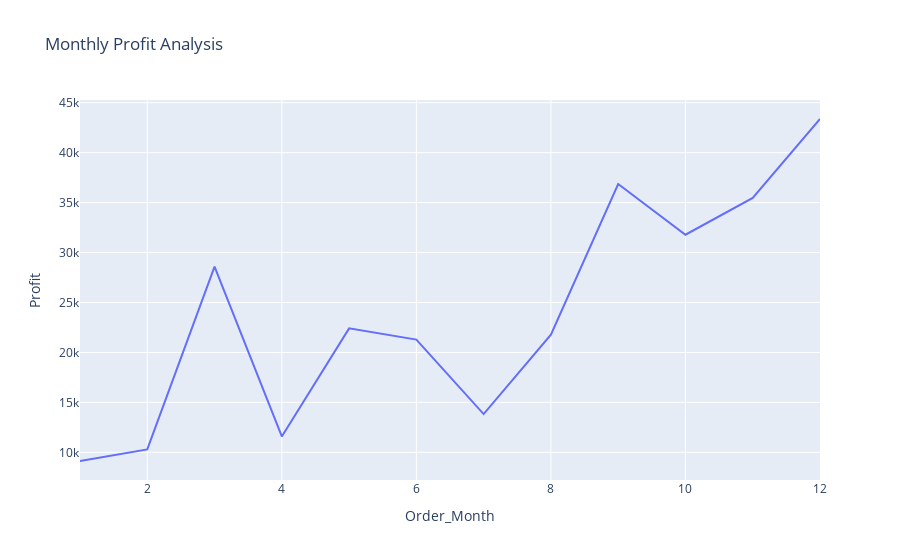

The notebook cell saved with this chart:
### Markdown cell above
# 4.Monthly Profit Analysis

### Code cell
monthly_profit=df.groupby('Order_Month')['Profit'].sum().reset_index()
fig=px.line(monthly_profit,
           x='Order_Month',
           y='Profit',
           title='Monthly Profit Analysis')
fig.show()

### Figure 1 — Plotly figure (JSON) as saved in the notebook; plotly's stock layout.template omitted (floating-point values rounded to 4 significant figures)
{"data": [{"hovertemplate": "Order_Month=%{x}<br>Profit=%{y}<extra></extra>", "legendgroup": "", "line": {"color": "#636efa", "dash": "solid"}, "marker": {"symbol": "circle"}, "mode": "lines", "name": "", "orientation": "v", "showlegend": false, "type": "scatter", "x": [1, 2, 3, 4, 5, 6, 7, 8, 9, 10, 11, 12], "xaxis": "x", "y": [9134.0, 10290.0, 28590.0, 11590.0, 22410.0, 21290.0, 13830.0, 21780.0, 36860.0, 31780.0, 35470.0, 43370.0], "yaxis": "y"}], "layout": {"autosize": true, "legend": {"tracegroupgap": 0}, "title": {"text": "Monthly Profit Analysis"}, "xaxis": {"anchor": "y", "autorange": true, "domain": [0, 1], "range": [1, 12], "title": {"text": "Order_Month"}, "type": "linear"}, "yaxis": {"anchor": "x", "autorange": true, "domain": [0, 1], "range": [7233.0, 45270.0], "title": {"text": "Profit"}, "type": "linear"}}}
